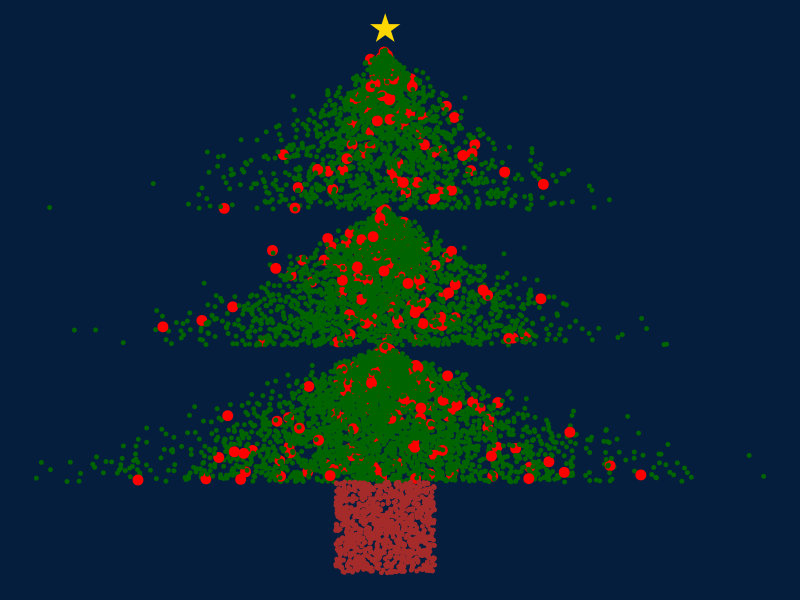

Reproduce this figure in R.
library(ggplot2)
library(dplyr)

set.seed(2115)

create_layer <- function(n,y_min,y_max,width){
  y <- runif(n,min = y_min,max=y_max)
  x <- rnorm(n, mean=0 ,sd=(y_max-y)*width)
  return(data.frame(x=x,y=y,type="igly"))
}
layer1 <- create_layer(2000,6.5,10,0.25)
layer2 <- create_layer(3000,3.5,6.5,0.35)
layer3 <- create_layer(4000,0.5,3.5,0.45)

tree <- bind_rows(layer1,layer2,layer3) %>% 
  mutate(type= replace(type,sample(n(),300),"bombki"))



bottom <- data.frame(
  x=runif(1000,-0.5,0.5),
  y=runif(1000,-1.5,0.5),
  type="pien"
)

tree<- bind_rows(tree,bottom)


tree %>%
  ggplot(aes(x,y,color=type,size=type))+
  geom_point()+
  scale_color_manual(values = c(
    "igly" = "darkgreen",
    "pien"="brown",
    "bombki"="red"
  ))+
  scale_size_manual(values = c(
    "igly" = 1,
    "pien"=1,
    "bombki"=3
  ))+
  theme_void()+
  theme(
    plot.background = element_rect(fill = "#051e3e", color = NA),
    legend.position = "none",
  )+
  annotate("text",x=0,y=10.5,label = "★",color="gold",size=10)

